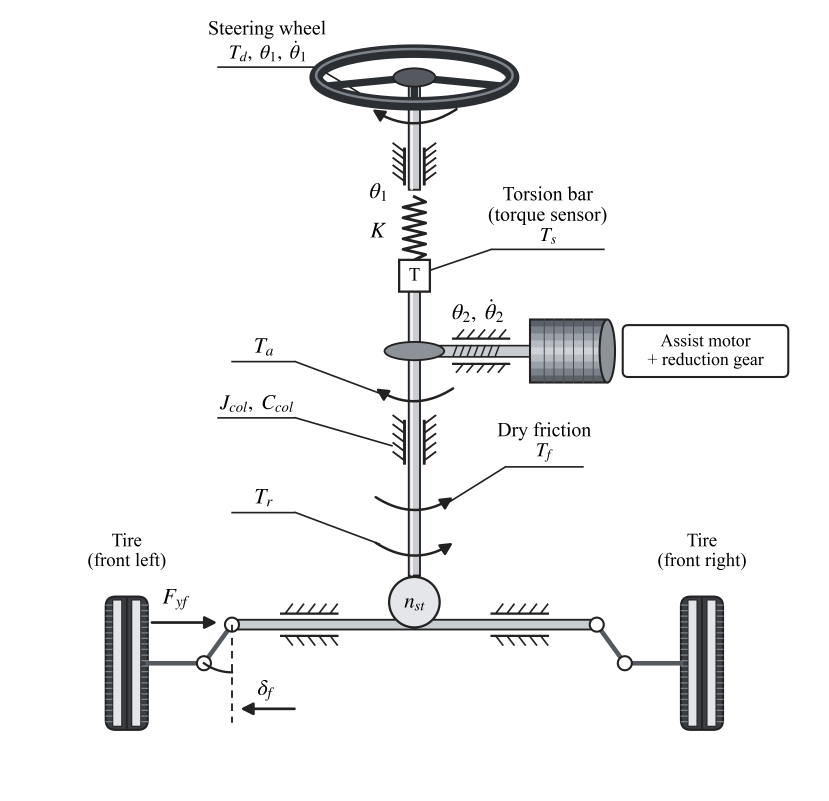
#> input picture Figures/v5_Huypt/Figure_1a_column.png, 3315 x 3202 px (shown at 1/4 size)
$ python make_fig_v5.py
#> lines starting #> are read from the running program, lines starting #| are printed output that depends on the picture
### tools/fig_blocks.py
"""Tiny block-diagram toolkit: ONE description gives both an editable draw.io file and a PNG preview, so the layout can be checked here.

    f = Fig(1260, 470)
    f.box(150, 130, 200, 130, ['Steering column', 'Eqs. (1)-(2)'], fill='#fff')
    f.arrow([(20, 170), (150, 170)])
    f.text(85, 155, r'$\\theta_1$')
    f.save_drawio('Figures/Figure_N_name.drawio'); f.save_png('Figures/Figure_N_name.png')

Coordinates are pixels, y down. Text may contain LaTeX between dollar signs (Greek letters, _sub, \\dot{}) and is converted to HTML for draw.io.
"""
import re
import html
import matplotlib
matplotlib.use('Agg')
import matplotlib.pyplot as plt
from matplotlib.patches import Rectangle, FancyArrowPatch

GREEK = {'alpha': 'α', 'beta': 'β', 'gamma': 'γ', 'delta': 'δ', 'theta': 'θ', 'mu': 'μ', 'tau': 'τ', 'omega': 'ω',
         'Delta': 'Δ', 'times': '×', 'rightarrow': '→', 'le': '≤', 'pm': '±', 'cdot': '·'}


# [16 lines left out: function tex2html, not called in this run]


class Fig:
    def __init__(self, w, h):
        self.w, self.h = w, h
        self.items = []

    # ---- description
    def box(self, x, y, w, h, lines, fill='#ffffff', dashed=False, bold_first=True, stroke='#222222', fs=13):
        self.items.append(('box', x, y, w, h, lines, fill, dashed, bold_first, stroke, fs))

    def frame(self, x, y, w, h, color='#888888'):
        self.items.append(('frame', x, y, w, h, color))

    def text(self, x, y, s, fs=13, ha='center', bold=False, color='#222222', w=None):
        self.items.append(('text', x, y, s, fs, ha, bold, color, w))

    def arrow(self, pts, dashed=False, color='#222222', lw=1.6, head=True):
        self.items.append(('arrow', pts, dashed, color, lw, head))

    def dot(self, x, y):
        self.items.append(('dot', x, y))

    # ---- PNG preview (dpi 100 * scale; font sizes in px)
    def save_png(self, path, scale=2.0):
#> called with path = 'Figures/v5_Huypt/_plant_block.png', scale = 6
        fig = plt.figure(figsize=(self.w / 100, self.h / 100), dpi=100)
        ax = fig.add_axes([0, 0, 1, 1]); ax.set_xlim(0, self.w); ax.set_ylim(self.h, 0); ax.axis('off')
        px = lambda v: v * 0.72
        for it in self.items:
            k = it[0]
            if k == 'box':
                _, x, y, w, h, lines, fill, dashed, bold_first, stroke, fs = it
                ax.add_patch(Rectangle((x, y), w, h, fc=fill, ec=stroke, lw=1.5, ls='--' if dashed else '-', zorder=2))
                n = len(lines); lh = fs * 1.35
                for j, ln in enumerate(lines):
                    ax.text(x + w / 2, y + h / 2 + (j - (n - 1) / 2) * lh, ln, ha='center', va='center', fontsize=px(fs if j or not bold_first else fs + 1),
                            fontweight='bold' if (j == 0 and bold_first) else 'normal', zorder=3)
            elif k == 'frame':
                _, x, y, w, h, color = it
                ax.add_patch(Rectangle((x, y), w, h, fc='none', ec=color, lw=1.3, ls=(0, (6, 4)), zorder=0))
            elif k == 'text':
                _, x, y, s, fs, ha, bold, color, _w = it
                ax.text(x, y, s, ha=ha, va='center', fontsize=px(fs), fontweight='bold' if bold else 'normal', color=color, zorder=4, linespacing=1.4)
            elif k == 'arrow':
                _, pts, dashed, color, lw, head = it
                body = pts[:-1] if head else pts
                xs, ys = zip(*pts[:-1]) if head else zip(*pts)
                ax.plot(xs, ys, color=color, lw=lw, ls='--' if dashed else '-', zorder=1, solid_capstyle='butt')
                if head:
                    ax.add_patch(FancyArrowPatch(pts[-2], pts[-1], arrowstyle='-|>', mutation_scale=13, color=color, lw=lw, ls='--' if dashed else '-',
                                                 shrinkA=0, shrinkB=0, zorder=1))
            elif k == 'dot':
                ax.plot([it[1]], [it[2]], 'o', color='#222222', ms=6, zorder=5)
        kw = {'pil_kwargs': {'compression': 'tiff_lzw'}} if path.lower().endswith(('.tif', '.tiff')) else {}
        fig.savefig(path, dpi=100 * scale, facecolor='white', **kw)
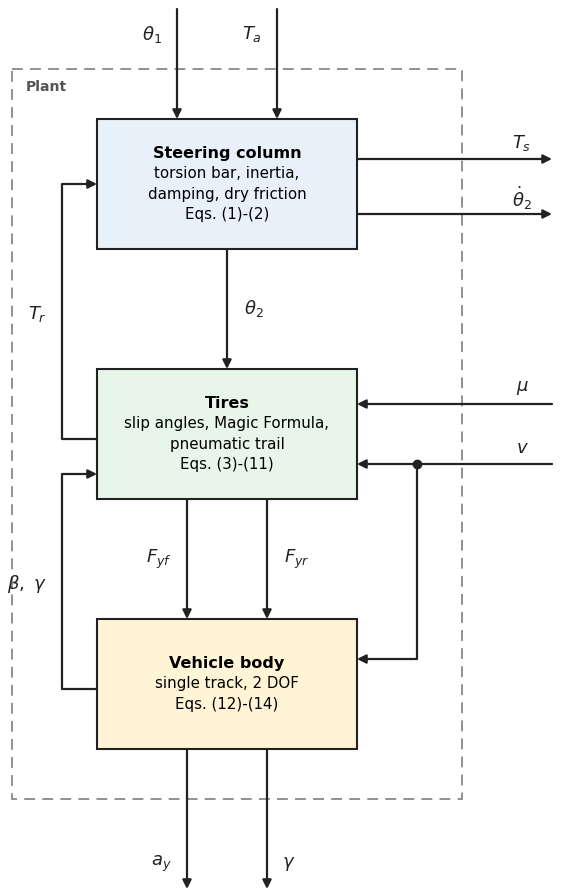
#> figure drawn by matplotlib, 1 panel
        plt.close(fig)

    # ---- draw.io file
    # [44 lines left out: functions save_drawio, _vertex, not called in this run]

### tools/make_fig_v5.py
# -*- coding: utf-8 -*-
"""Figures of the advisor's revision of the paper (Documents/Paper/2026.10.13_Paper_Tan - v5-Huypt.docx), written to Figures/v5_Huypt/.

  Figure_1_model.png         (a) mechanical structure of the C-EPS (Figure_1a_column.png from tools/make_fig_column.py, run that first)
                             (b) coupled plant block diagram (redrawn here; equation numbers follow the numbering of the revised text)
  Figure_2_architecture.png  (a) assist map with lead-lag compensator, (b) lateral-acceleration-based torque feedback (PI/PID), with the
                             common assist limit, motor, plant and sensors (also Figure_2_architecture.drawio, editable)
  Figure_3_pareto.png        CALIB Pareto plane (S, R) of (a) Map, (b) PI, (c) PID, shared axes
  Figure_4_dry.png           DRY: T_s with T_ref, e_T with the scoring windows shaded, T_a; columns (a) Map, (b) PI, (c) PID, shared axes per row
  Figure_5_slip.png          SLIP: same layout as Figure 4
  Figure_6_drews.png         e_T on DRY, RAMP, SLIP, WEAVE, EDGE; columns (a) Map, (b) PI, (c) PID, shared axes per row

Sources: Result/Controllers/<Ctrl>/Calib/*.csv and Result/Controllers/<Ctrl>/Cases/<Ctrl>_<CASE>_sig_s99999.csv (common seed 99999);
scoring windows: Figures/v5_Huypt/scoring_windows.csv, exported from Model/shared/Sim/script/make_cases.m (fields tag, win.label, win.t0, win.t1).

Usage: C:/Users/Admin/anaconda3/python.exe -I tools/make_fig_v5.py   (from the repo root)
"""
import os
import sys
import numpy as np
import pandas as pd
import matplotlib
matplotlib.use('Agg')
import matplotlib.pyplot as plt

sys.path.insert(0, os.path.dirname(os.path.abspath(__file__)))
from fig_blocks import Fig
from make_fig_results import front, sweep, RC, GATE

REPO = os.path.dirname(os.path.dirname(os.path.abspath(__file__)))
OUT = os.path.join(REPO, 'Figures', 'v5_Huypt')
JSTT = os.path.join(REPO, 'Figures', 'JSTT')      # one file per figure for the journal: vector PDF and TIFF 1000 dpi (LZW)
os.makedirs(JSTT, exist_ok=True)
CTRL = ['Map', 'PI', 'PID']
NAME = {'Map': '(a) Assist map', 'PI': '(b) PI', 'PID': '(c) PID'}
COL = {'Map': '#2a78d6', 'PI': '#cc9900', 'PID': '#eb6834'}
CASES = ['DRY', 'RAMP', 'SLIP', 'WEAVE', 'EDGE']
T0 = 2.0                                     # first 2 s are not scored
plt.rcParams.update({'font.size': 8.5, 'font.family': 'Arial', 'axes.titlesize': 9,   # journal: only Arial, Courier, Times, Symbol
                     'mathtext.fontset': 'custom', 'mathtext.rm': 'Arial', 'mathtext.it': 'Arial:italic', 'mathtext.bf': 'Arial:bold',
                     'mathtext.default': 'it'})


def journal_copies(fig, n):
    fig.savefig(os.path.join(JSTT, 'Fig%d.pdf' % n), facecolor='white')
    fig.savefig(os.path.join(JSTT, 'Fig%d.tif' % n), dpi=1000, facecolor='white', pil_kwargs={'compression': 'tiff_lzw'})


def sig(ctrl, case):
    d = pd.read_csv(os.path.join(RC, ctrl, 'Cases', f'{ctrl}_{case}_sig_s99999.csv'))
    return d[d.t >= T0]


def windows(case):
    w = pd.read_csv(os.path.join(OUT, 'scoring_windows.csv'))
    return w[w.case == case]


# ---------------------------------------------------------------- Figure 1
def plant_block(path):
    """coupled plant drawn top-down: steering column -> tires -> vehicle body, feedback paths on the left, v and mu from the right"""
    f = Fig(640, 900)
    f.frame(90, 70, 450, 730)
    f.text(104, 88, 'Plant', fs=14, ha='left', bold=True, color='#555555')
    f.box(175, 120, 260, 130, ['Steering column', 'torsion bar, inertia,', 'damping, dry friction', 'Eqs. (1)-(2)'], fill='#e8f0fa', fs=15)
    f.box(175, 370, 260, 130, ['Tires', 'slip angles, Magic Formula,', 'pneumatic trail', 'Eqs. (3)-(11)'], fill='#e8f5e9', fs=15)
    f.box(175, 620, 260, 130, ['Vehicle body', 'single track, 2 DOF', 'Eqs. (12)-(14)'], fill='#fff4d6', fs=15)
    # inputs of the column (from the top) and its outputs (to the right)
    f.arrow([(255, 10), (255, 120)]); f.text(240, 35, r'$\theta_1$', ha='right', fs=18)
    f.arrow([(355, 10), (355, 120)]); f.text(340, 35, r'$T_a$', ha='right', fs=18)
    f.arrow([(435, 160), (630, 160)]); f.text(600, 144, r'$T_s$', fs=18)
    f.arrow([(435, 215), (630, 215)]); f.text(600, 199, r'$\dot{\theta}_2$', fs=18)
    # column -> tires -> body
    f.arrow([(305, 250), (305, 370)]); f.text(322, 310, r'$\theta_2$', ha='left', fs=18)
    f.arrow([(265, 500), (265, 620)]); f.text(250, 560, r'$F_{yf}$', ha='right', fs=18)
    f.arrow([(345, 500), (345, 620)]); f.text(362, 560, r'$F_{yr}$', ha='left', fs=18)
    # feedback paths (left side)
    f.arrow([(175, 440), (140, 440), (140, 185), (175, 185)]); f.text(125, 315, r'$T_r$', ha='right', fs=18)
    f.arrow([(175, 690), (140, 690), (140, 475), (175, 475)]); f.text(125, 585, r'$\beta,\ \gamma$', ha='right', fs=18)
    # exogenous v and mu (from the right)
    f.arrow([(630, 405), (435, 405)]); f.text(600, 389, r'$\mu$', fs=18)
    f.arrow([(630, 465), (435, 465)]); f.text(600, 449, r'$v$', fs=18)
    f.dot(495, 465); f.arrow([(495, 465), (495, 660), (435, 660)])
    # outputs of the body (to the bottom)
    f.arrow([(265, 750), (265, 890)]); f.text(250, 865, r'$a_y$', ha='right', fs=18)
    f.arrow([(345, 750), (345, 890)]); f.text(360, 865, r'$\gamma$', ha='left', fs=18)
    f.save_png(path, scale=6.0)


def fig1():
    tmp = os.path.join(OUT, '_plant_block.png')
    plant_block(tmp)
    a = plt.imread(os.path.join(OUT, 'Figure_1a_column.png'))   # tools/make_fig_column.py
#> a is the input picture: shape (3202, 3315, 4) float32; mean R, G, B, A 0.952, 0.953, 0.956, 1
    b = plt.imread(tmp)
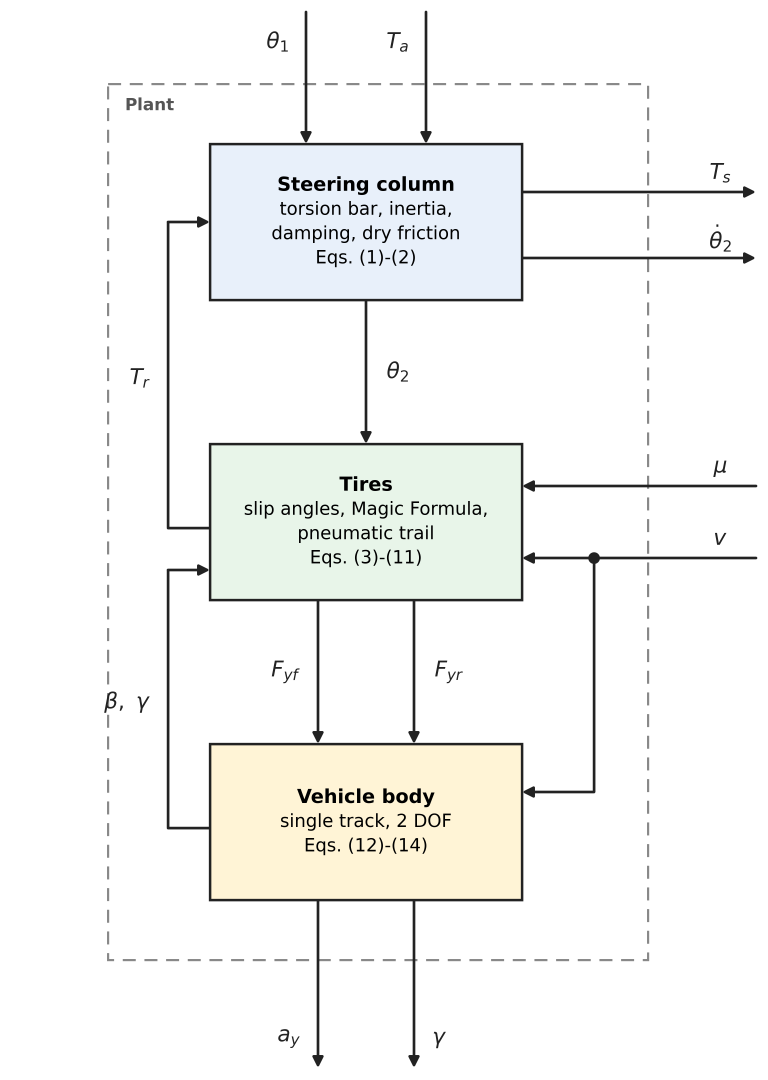
#> b: shape (5400, 3840, 4) float32 (shown at 1/5 size); mean R, G, B, A 0.809, 0.809, 0.809, 0.809
    W, H = 7.2, 4.6                                              # [in]; panels side by side, captions below
    hp = H - 0.35                                                # height of the panels
    wa = hp * a.shape[1] / a.shape[0] * 0.92                     # column drawing slightly smaller than the panel height
#> wa = 4.05
    ha_ = wa * a.shape[0] / a.shape[1]
#> ha_ = 3.91
    wb = hp * b.shape[1] / b.shape[0]
#> wb = 3.02
    gap = max(0.1, W - wa - wb - 0.1)
#> gap = 0.1
    fig = plt.figure(figsize=(W, H))
    xa = 0.05; xb = xa + wa + gap
#> after `xb = xa + wa + gap`: xb = 4.2
    ax = fig.add_axes([xa / W, (0.35 + (hp - ha_) / 2) / H, wa / W, ha_ / H]); ax.imshow(a); ax.axis('off')
    ax = fig.add_axes([xb / W, 0.35 / H, wb / W, hp / H]); ax.imshow(b); ax.axis('off')
    fig.text((xa + wa / 2) / W, 0.12 / H, '(a) Mechanical structure of the column-type EPS', ha='center', fontsize=9)
    fig.text((xb + wb / 2) / W, 0.12 / H, '(b) Coupled plant model', ha='center', fontsize=9)
    fig.savefig(os.path.join(OUT, 'Figure_1_model.png'), dpi=300, facecolor='white')
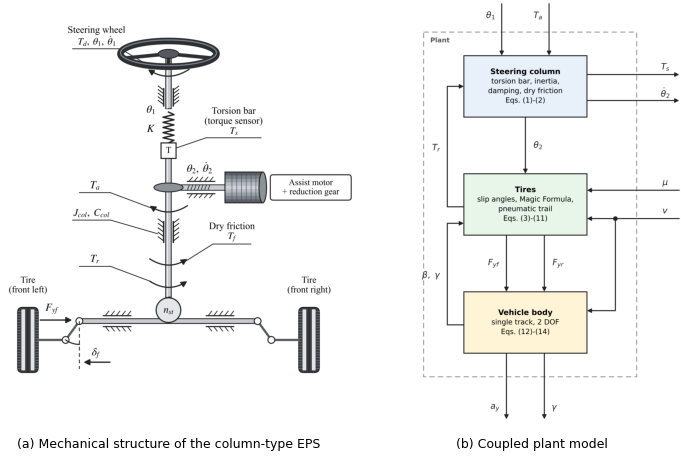
#> figure drawn by matplotlib, 2 panels
    journal_copies(fig, 1)
    plt.close(fig); os.remove(tmp)


# ---------------------------------------------------------------- Figure 2
# [159 lines left out: functions common_part, fig2, fig3_column, fig3, fig_case, fig6, not called in this run]


if __name__ == '__main__':
    os.makedirs(OUT, exist_ok=True)
#> (the run stopped early here; a loop or call above may not have finished)
